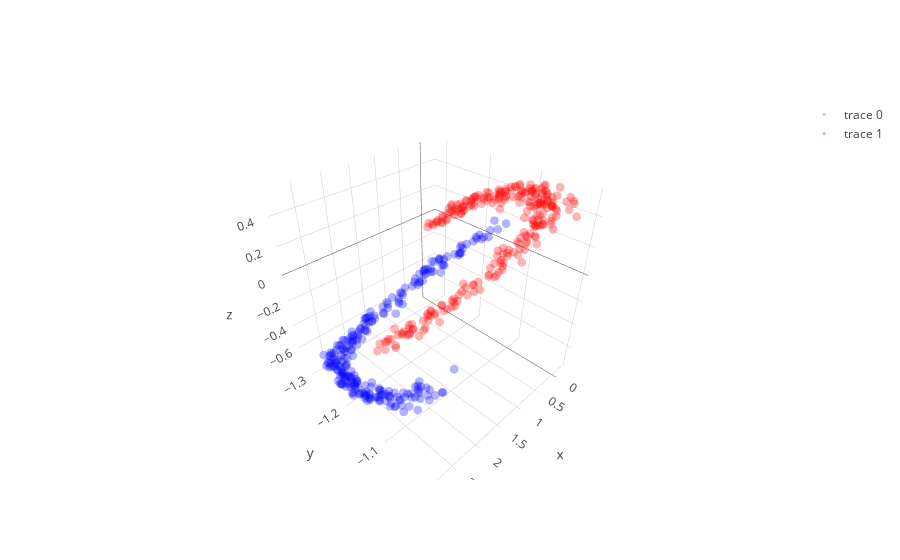

Notebook cell for this chart:
### Code cell
# with all scale
expand_dim = 3
w1 = np.random.randn(2,expand_dim)
w2 = np.random.randn(expand_dim,1)
a  = np.ones(expand_dim); b = np.ones(expand_dim); c = np.zeros(expand_dim)

w1 = _sym_decorrelation(w1)
w2 = w2/(np.sqrt(np.sum(w2**2)))

temp_X = np.copy(X)
mini_batch_size = 5
for iter in range(2000):
    cum_loss = 0; temp_X   = shuffle(temp_X)
    
    for mini_batch in range(0,len(X),mini_batch_size):
        current_batch = temp_X[mini_batch:mini_batch+mini_batch_size]
        
        layer1 = current_batch @ w1
        layer1 = layer1  + (1/(iter+1))*np.random.randn(mini_batch_size,expand_dim)
        layer1a= a*g(b*layer1)+c
        layer1a= layer1a + (1/(iter+1))*np.random.randn(mini_batch_size,expand_dim)
        layer2 = layer1a       @ w2
        loss   = (w2.T @ layer1a.T @ layer1a @ w2).mean() + (w1.T @ current_batch.T @ current_batch @ w1).mean()
        
        grad2 = -layer1a.T @ layer1a @ w2 
        grad1a= -layer1a@w2@w2.T
        grada = grad1a*g(b*layer1)
        gradb = grad1a*a*g_grad(b*layer1)*layer1
        gradc = grad1a
        grad1 = current_batch.T @(grad1a*a*g_grad(b*layer1)*b) - 2.5 * current_batch.T @ current_batch @ w1 

        w2 = w2 - 0.00001  * grad2+ (1/(iter+1))*np.random.randn(expand_dim,1)
        a = a -   0.000009    * grada.sum(0)+ (1/(iter+1))*np.random.randn(expand_dim)
        b = b -   0.000009    * gradb.sum(0)+ (1/(iter+1))*np.random.randn(expand_dim)
        c = c -   0.0000009   * gradc.sum(0) + (1/(iter+1))*np.random.randn(expand_dim)
        w1 = w1 - 0.00001  * grad1+ (1/(iter+1))*np.random.randn(2,expand_dim)
        
        w1 = _sym_decorrelation(w1)
        w2 = w2/(np.sqrt(np.sum(w2**2)))
        a  = (a-a.mean())/a.std()
        b  = (b-b.mean())/b.std()
        c  = (c-c.mean())/c.std()
        cum_loss      = cum_loss + loss.mean()
        
    if iter%500==0:print('Iter : ',iter," Loss: ",cum_loss)

# projection
projected_mine = (a*g(b*(X @ w1))+c) @ w2

plt.figure(figsize=(20,5))
plt.subplot(1, 3, 1)
plt.scatter(X[y==0, 0], X[y==0, 1], color='red', alpha=0.5)
plt.scatter(X[y==1, 0], X[y==1, 1], color='blue', alpha=0.5)
plt.quiver(X.mean(0)[0], X.mean(0)[1], evector[0,0],evector[0,1], color=['b'], scale=2.5)
plt.quiver(X.mean(0)[0], X.mean(0)[1], evector[1,0],evector[1,1], color=['g'], scale=2.5)

plt.subplot(1, 3, 2,projection='3d')
one_layer_project = (a*g(b*(X @ w1))+c)
plt.scatter(one_layer_project[:,0],one_layer_project[:,1],one_layer_project[:,2], color='red')

plt.subplot(1, 3, 3)
plt.scatter(projected_mine[y==0], np.zeros((len(projected_mine)//2)),  color='red', alpha=0.05)
plt.scatter(projected_mine[y==1], np.zeros((len(projected_mine)//2)), color='blue', alpha=0.05)
plt.show()

trace1 = go.Scatter3d(
    x=one_layer_project[y==0,0],
    y=one_layer_project[y==0,1],
    z=one_layer_project[y==0,2],
    mode='markers',
    line=dict(color='red',width=0.5),
    marker=dict(size=3,opacity=0.3)
)
trace2 = go.Scatter3d(
    x=one_layer_project[y==1,0],
    y=one_layer_project[y==1,1],
    z=one_layer_project[y==1,2],
    mode='markers',
    line=dict(color='blue',width=0.5),
    marker=dict(size=3,opacity=0.3)
)
data = [trace1,trace2]
fig  = go.Figure(data=data)
iplot(fig)

### Figure 1 — Plotly figure (JSON) as saved in the notebook; plotly's stock layout.template omitted (floating-point values rounded to 4 significant figures; data arrays with more than 128 entries replaced by an {"elided": "..."} marker saying what was removed)
{"data": [{"line": {"color": "red", "width": 0.5}, "marker": {"opacity": 0.3, "size": 3}, "mode": "markers", "type": "scatter3d", "uid": "b422f462-689a-42b2-a5f1-4880f110fc36", "x": {"elided": "250 float values"}, "y": {"elided": "250 float values"}, "z": {"elided": "250 float values"}}, {"line": {"color": "blue", "width": 0.5}, "marker": {"opacity": 0.3, "size": 3}, "mode": "markers", "type": "scatter3d", "uid": "b19db97f-d07b-4d38-8142-9a554b4f41a9", "x": {"elided": "250 float values"}, "y": {"elided": "250 float values"}, "z": {"elided": "250 float values"}}], "layout": {}}
